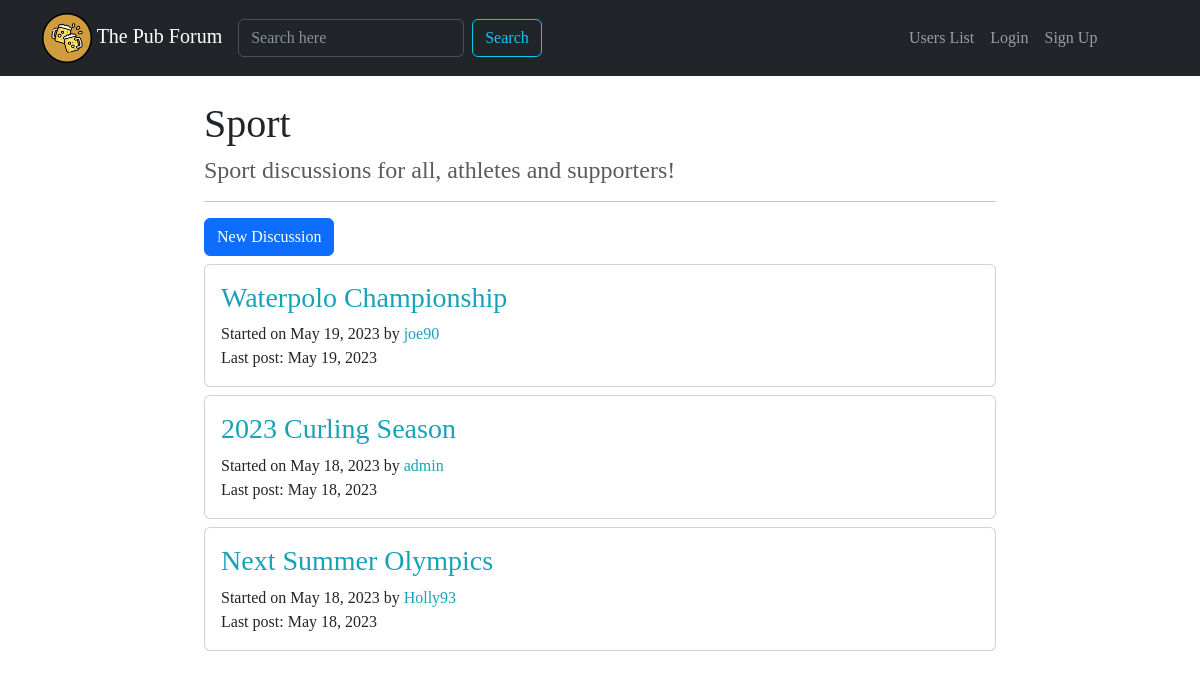
Page /forum/section/2/ on the committed database.
### forum/models.py (models this page shows, shortened)
class Section(models.Model):
    section_name = models.CharField(max_length=100)
    section_description = models.CharField(max_length=200, blank=True, null=True)
    section_logo = models.ImageField(blank=True, null=True)
    class Meta:
        verbose_name = 'Section'
        verbose_name_plural = 'Sections'

class Discussion(models.Model):
    discussion_title = models.CharField(max_length=150)
    discussion_creation_data = models.DateField(auto_now_add=True)
    discussion_author = models.ForeignKey(User, on_delete=models.CASCADE, related_name='discussions')
    discussion_section = models.ForeignKey(Section, on_delete=models.CASCADE)
    def get_absolute_url(self):
        return reverse("show_discussion", kwargs={'pk': self.pk})
    class Meta:
        verbose_name = 'Discussion'
        verbose_name_plural = 'Discussions'

class Post(models.Model):
    post_author = models.ForeignKey(User, on_delete=models.CASCADE, related_name='posts')
    post_content = models.TextField()
    post_creation_data = models.DateField(auto_now_add=True)
    post_discussion = models.ForeignKey(Discussion, on_delete=models.CASCADE)
    class Meta:
        verbose_name = 'Post'
        verbose_name_plural = 'Posts'

### forum/views.py (the view)
# urls.py: path("section/<int:pk>/", show_section, name='show_section'),
def show_section(request, pk):
    section = get_object_or_404(Section, pk=pk)
    section_discussions = Discussion.objects.\
        filter(discussion_section=section).order_by("-discussion_creation_data")
    context = {'section': section, 'section_discussions': section_discussions}
    return render(request, "show_section.html", context)

### forum/templates/show_section.html (shortened to what this page needs)
{% extends 'base.html' %}
{% load crispy_forms_tags %}
{% block content %}
<div class="row justify-content-center">
    <div class="col-8">
        <h1 >{{ section.section_name }}</h1>
        <h4 class="text-muted">{{ section.section_description }}</h4>
        <hr>
        <a class="btn btn-primary" href="{% url 'create_discussion' pk=section.pk %}">New Discussion</a>
        {% for disc in section_discussions %}
        <div class="card my-2">
            <div class="card-body">
                <h3><a class="text-decoration-none" href="{{ disc.get_absolute_url }}">{{ disc.discussion_title }}</a></h3>
                Started on {{ disc.discussion_creation_data }} by
                <a class="text-decoration-none" href="{% url 'user_profile' username=disc.discussion_author.username %}">
                {{ disc.discussion_author }}
                </a>
                <br>
                Last post: {{ disc.post_set.last.post_creation_data }}
            </div>
        </div>
        {% endfor %}
    </div>
</div>
{% endblock content %}

### static_storage/css/pubforum.css (style rules this page uses)
body { font-family: 'Source Serif Pro', serif; }
a, a:hover { color: #17a2b8; }

### rows in the picture
Section: section_name "Sport", section_description "Sport discussions for all, athletes and supporters!"
Discussion: discussion_title "Waterpolo Championship", discussion_creation_data "May 19, 2023", discussion_author "joe90", post_set.last.post_creation_data "May 19, 2023"
Discussion: discussion_title "2023 Curling Season", discussion_creation_data "May 18, 2023", discussion_author "admin", post_set.last.post_creation_data "May 18, 2023"
Discussion: discussion_title "Next Summer Olympics", discussion_creation_data "May 18, 2023", discussion_author "Holly93", post_set.last.post_creation_data "May 18, 2023"
